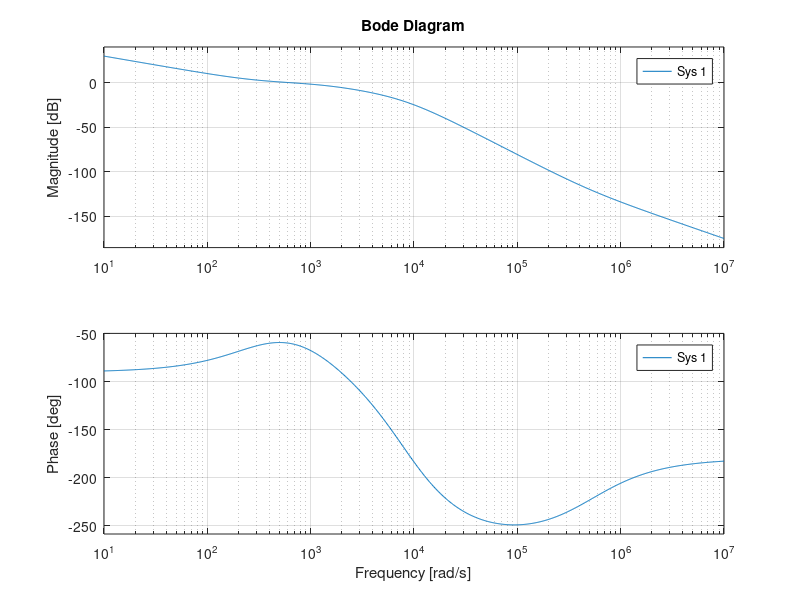

Reproduce this figure in MATLAB.
Vin = 24;
n = 5;
R = 5;
L= 22.22e-6;
C = 220e-6;
D = 0.33;
r= 1;
% Converter Transfer Function ------------------------------------
A = ((R*L*C*n)/(R*0.67));
B = ((R*C*D*r*n)/(R*0.67)+(n*L)/(R*0.67));
C = ((D*R*n)/(R*0.67)+0.67/5);
D = (24+11.82/5-((5*11.82)/(0.67*5))*1);
E  = (11.82*L)/(5*0.67) ;
F = (11.82*D*r)/(5*0.67) ;
J = [E 39.5473];
K = [A B C];
M= tf(J,K);
% Compensator  Transfer Function ------------------------------------
N = [84.8772  26029.29534];
P = [1 1286.0184 0];
Q= tf(N,P);
T=M*Q;
bode(M*Q)
